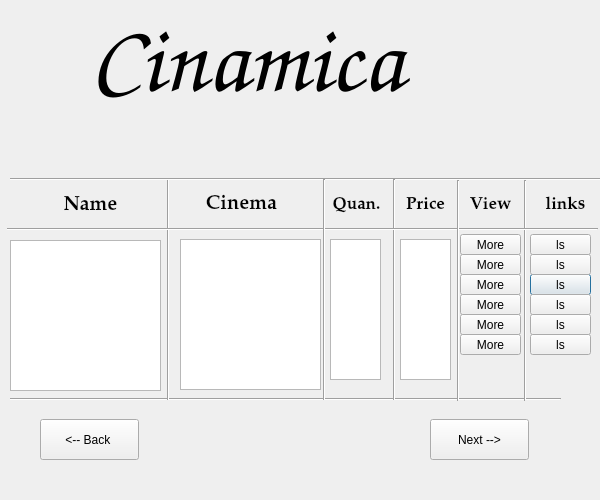
<?xml version="1.0" encoding="UTF-8"?>
<ui version="4.0">
 <class>Page2</class>
 <widget class="QDialog" name="Page2">
  <property name="geometry">
   <rect>
    <x>0</x>
    <y>0</y>
    <width>600</width>
    <height>500</height>
   </rect>
  </property>
  <property name="windowTitle">
   <string>Dialog</string>
  </property>
  <widget class="QListWidget" name="PriceLs">
   <property name="geometry">
    <rect>
     <x>400</x>
     <y>239</y>
     <width>51</width>
     <height>141</height>
    </rect>
   </property>
  </widget>
  <widget class="QPushButton" name="pushButton_12">
   <property name="geometry">
    <rect>
     <x>530</x>
     <y>274</y>
     <width>61</width>
     <height>21</height>
    </rect>
   </property>
   <property name="text">
    <string>ls</string>
   </property>
  </widget>
  <widget class="QPushButton" name="pushButton_3">
   <property name="geometry">
    <rect>
     <x>460</x>
     <y>274</y>
     <width>61</width>
     <height>21</height>
    </rect>
   </property>
   <property name="text">
    <string>More</string>
   </property>
  </widget>
  <widget class="QPushButton" name="pushButton">
   <property name="geometry">
    <rect>
     <x>460</x>
     <y>234</y>
     <width>61</width>
     <height>21</height>
    </rect>
   </property>
   <property name="text">
    <string>More</string>
   </property>
  </widget>
  <widget class="QLabel" name="label_11">
   <property name="geometry">
    <rect>
     <x>530</x>
     <y>184</y>
     <width>71</width>
     <height>41</height>
    </rect>
   </property>
   <property name="font">
    <font>
     <family>URW Palladio L</family>
     <pointsize>13</pointsize>
     <weight>75</weight>
     <bold>true</bold>
    </font>
   </property>
   <property name="text">
    <string>links</string>
   </property>
   <property name="alignment">
    <set>Qt::AlignCenter</set>
   </property>
  </widget>
  <widget class="QPushButton" name="pushButton_7">
   <property name="geometry">
    <rect>
     <x>430</x>
     <y>419</y>
     <width>99</width>
     <height>41</height>
    </rect>
   </property>
   <property name="text">
    <string>Next --&gt;</string>
   </property>
  </widget>
  <widget class="Line" name="line_7">
   <property name="geometry">
    <rect>
     <x>10</x>
     <y>384</y>
     <width>551</width>
     <height>31</height>
    </rect>
   </property>
   <property name="orientation">
    <enum>Qt::Horizontal</enum>
   </property>
  </widget>
  <widget class="QPushButton" name="pushButton_13">
   <property name="geometry">
    <rect>
     <x>530</x>
     <y>234</y>
     <width>61</width>
     <height>21</height>
    </rect>
   </property>
   <property name="text">
    <string>ls</string>
   </property>
  </widget>
  <widget class="Line" name="line_8">
   <property name="geometry">
    <rect>
     <x>510</x>
     <y>180</y>
     <width>31</width>
     <height>221</height>
    </rect>
   </property>
   <property name="orientation">
    <enum>Qt::Vertical</enum>
   </property>
  </widget>
  <widget class="QPushButton" name="pushButton_8">
   <property name="geometry">
    <rect>
     <x>40</x>
     <y>419</y>
     <width>99</width>
     <height>41</height>
    </rect>
   </property>
   <property name="text">
    <string>&lt;-- Back </string>
   </property>
  </widget>
  <widget class="QLabel" name="label_4">
   <property name="geometry">
    <rect>
     <x>326</x>
     <y>189</y>
     <width>61</width>
     <height>31</height>
    </rect>
   </property>
   <property name="font">
    <font>
     <family>URW Palladio L</family>
     <pointsize>13</pointsize>
     <weight>75</weight>
     <bold>true</bold>
    </font>
   </property>
   <property name="text">
    <string>Quan.</string>
   </property>
   <property name="alignment">
    <set>Qt::AlignCenter</set>
   </property>
  </widget>
  <widget class="QPushButton" name="pushButton_6">
   <property name="geometry">
    <rect>
     <x>460</x>
     <y>334</y>
     <width>61</width>
     <height>21</height>
    </rect>
   </property>
   <property name="text">
    <string>More</string>
   </property>
  </widget>
  <widget class="Line" name="line">
   <property name="geometry">
    <rect>
     <x>123</x>
     <y>179</y>
     <width>91</width>
     <height>221</height>
    </rect>
   </property>
   <property name="orientation">
    <enum>Qt::Vertical</enum>
   </property>
  </widget>
  <widget class="QLabel" name="label">
   <property name="geometry">
    <rect>
     <x>90</x>
     <y>-1</y>
     <width>401</width>
     <height>121</height>
    </rect>
   </property>
   <property name="font">
    <font>
     <family>Comic Sans MS</family>
     <pointsize>72</pointsize>
     <weight>75</weight>
     <italic>true</italic>
     <bold>true</bold>
    </font>
   </property>
   <property name="text">
    <string>Cinamica</string>
   </property>
  </widget>
  <widget class="Line" name="line_4">
   <property name="geometry">
    <rect>
     <x>10</x>
     <y>159</y>
     <width>591</width>
     <height>41</height>
    </rect>
   </property>
   <property name="orientation">
    <enum>Qt::Horizontal</enum>
   </property>
  </widget>
  <widget class="QLabel" name="label_10">
   <property name="geometry">
    <rect>
     <x>460</x>
     <y>189</y>
     <width>61</width>
     <height>31</height>
    </rect>
   </property>
   <property name="font">
    <font>
     <family>URW Palladio L</family>
     <pointsize>13</pointsize>
     <weight>75</weight>
     <bold>true</bold>
    </font>
   </property>
   <property name="text">
    <string>View</string>
   </property>
   <property name="alignment">
    <set>Qt::AlignCenter</set>
   </property>
  </widget>
  <widget class="QPushButton" name="pushButton_9">
   <property name="geometry">
    <rect>
     <x>530</x>
     <y>254</y>
     <width>61</width>
     <height>21</height>
    </rect>
   </property>
   <property name="text">
    <string>ls</string>
   </property>
  </widget>
  <widget class="QPushButton" name="pushButton_4">
   <property name="geometry">
    <rect>
     <x>460</x>
     <y>294</y>
     <width>61</width>
     <height>21</height>
    </rect>
   </property>
   <property name="text">
    <string>More</string>
   </property>
  </widget>
  <widget class="QLabel" name="label_2">
   <property name="geometry">
    <rect>
     <x>20</x>
     <y>190</y>
     <width>141</width>
     <height>31</height>
    </rect>
   </property>
   <property name="font">
    <font>
     <family>URW Palladio L</family>
     <pointsize>15</pointsize>
     <weight>75</weight>
     <bold>true</bold>
    </font>
   </property>
   <property name="text">
    <string>Name</string>
   </property>
   <property name="alignment">
    <set>Qt::AlignCenter</set>
   </property>
  </widget>
  <widget class="QPushButton" name="pushButton_2">
   <property name="geometry">
    <rect>
     <x>460</x>
     <y>254</y>
     <width>61</width>
     <height>21</height>
    </rect>
   </property>
   <property name="text">
    <string>More</string>
   </property>
  </widget>
  <widget class="QListWidget" name="CinemaLs">
   <property name="geometry">
    <rect>
     <x>180</x>
     <y>239</y>
     <width>141</width>
     <height>151</height>
    </rect>
   </property>
  </widget>
  <widget class="QPushButton" name="pushButton_10">
   <property name="geometry">
    <rect>
     <x>530</x>
     <y>294</y>
     <width>61</width>
     <height>21</height>
    </rect>
   </property>
   <property name="text">
    <string>ls</string>
   </property>
  </widget>
  <widget class="Line" name="line_3">
   <property name="geometry">
    <rect>
     <x>339</x>
     <y>179</y>
     <width>111</width>
     <height>221</height>
    </rect>
   </property>
   <property name="orientation">
    <enum>Qt::Vertical</enum>
   </property>
  </widget>
  <widget class="Line" name="line_5">
   <property name="geometry">
    <rect>
     <x>7</x>
     <y>219</y>
     <width>591</width>
     <height>20</height>
    </rect>
   </property>
   <property name="orientation">
    <enum>Qt::Horizontal</enum>
   </property>
  </widget>
  <widget class="QPushButton" name="pushButton_14">
   <property name="geometry">
    <rect>
     <x>530</x>
     <y>314</y>
     <width>61</width>
     <height>21</height>
    </rect>
   </property>
   <property name="text">
    <string>ls</string>
   </property>
  </widget>
  <widget class="Line" name="line_9">
   <property name="geometry">
    <rect>
     <x>450</x>
     <y>180</y>
     <width>16</width>
     <height>221</height>
    </rect>
   </property>
   <property name="orientation">
    <enum>Qt::Vertical</enum>
   </property>
  </widget>
  <widget class="Line" name="line_2">
   <property name="geometry">
    <rect>
     <x>279</x>
     <y>179</y>
     <width>91</width>
     <height>221</height>
    </rect>
   </property>
   <property name="orientation">
    <enum>Qt::Vertical</enum>
   </property>
  </widget>
  <widget class="QListWidget" name="QuanLs">
   <property name="geometry">
    <rect>
     <x>330</x>
     <y>239</y>
     <width>51</width>
     <height>141</height>
    </rect>
   </property>
  </widget>
  <widget class="QLabel" name="label_5">
   <property name="geometry">
    <rect>
     <x>390</x>
     <y>184</y>
     <width>71</width>
     <height>41</height>
    </rect>
   </property>
   <property name="font">
    <font>
     <family>URW Palladio L</family>
     <pointsize>13</pointsize>
     <weight>75</weight>
     <bold>true</bold>
    </font>
   </property>
   <property name="text">
    <string>Price</string>
   </property>
   <property name="alignment">
    <set>Qt::AlignCenter</set>
   </property>
  </widget>
  <widget class="QPushButton" name="pushButton_5">
   <property name="geometry">
    <rect>
     <x>460</x>
     <y>314</y>
     <width>61</width>
     <height>21</height>
    </rect>
   </property>
   <property name="text">
    <string>More</string>
   </property>
  </widget>
  <widget class="QPushButton" name="pushButton_11">
   <property name="geometry">
    <rect>
     <x>530</x>
     <y>334</y>
     <width>61</width>
     <height>21</height>
    </rect>
   </property>
   <property name="text">
    <string>ls</string>
   </property>
  </widget>
  <widget class="QLabel" name="label_3">
   <property name="geometry">
    <rect>
     <x>186</x>
     <y>189</y>
     <width>111</width>
     <height>31</height>
    </rect>
   </property>
   <property name="font">
    <font>
     <family>URW Palladio L</family>
     <pointsize>15</pointsize>
     <weight>75</weight>
     <bold>true</bold>
    </font>
   </property>
   <property name="text">
    <string>Cinema</string>
   </property>
   <property name="alignment">
    <set>Qt::AlignCenter</set>
   </property>
  </widget>
  <widget class="QListWidget" name="NameLs">
   <property name="geometry">
    <rect>
     <x>10</x>
     <y>240</y>
     <width>151</width>
     <height>151</height>
    </rect>
   </property>
  </widget>
 </widget>
 <resources/>
 <connections/>
</ui>
